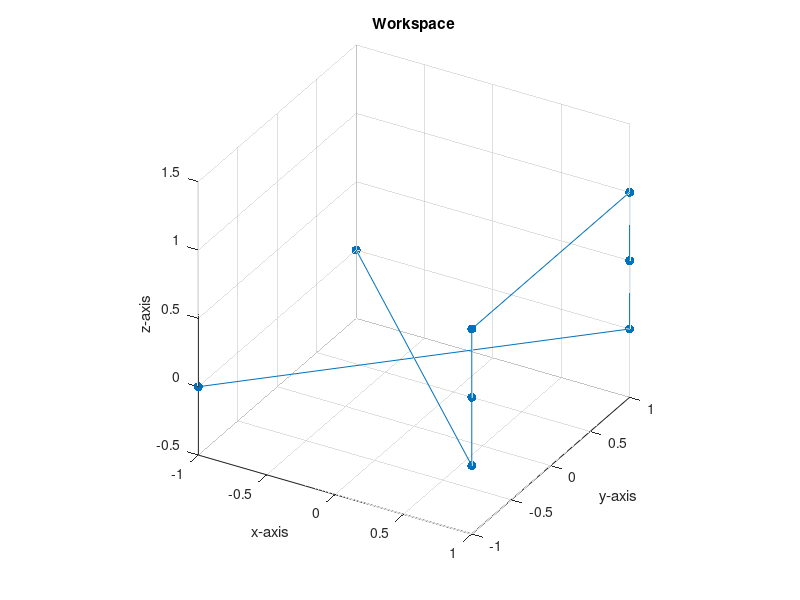

Recreate this plot in MATLAB.
%% ME 557: Project, Define Letter X Points.

%Clear Everything
clear
close all
clc

%% Define the Letter Points.

%Define the piecewise strokes.
xs = [-1 1 1 1 1 1 1 -1];
ys = [1 -1 -1 -1 1 1 1 -1];
zs = [0 0 0.5 1 1 0.5 0 0];

%Store the points in a matrix.
Lpts = [xs; ys; zs];

%% Plot the Letter Points.

%Plot the Letter Points.
figure, hold on, grid on
plot3(Lpts(1, :), Lpts(2, :), Lpts(3, :), '.-', 'Markersize', 20)
title('Workspace')
xlabel('x-axis'), ylabel('y-axis'), zlabel('z-axis')
view(30, 30), rotate3d on,
axis equal

%% Write out the Data Points.

%Write out the letter data points.
dlmwrite('C:\Users\USER\Documents\Coursework\MSME\Year1\Winter2018\ME557_IntroToRobotics\Project\LetterPoints\LetterPts_X.txt', Lpts)
